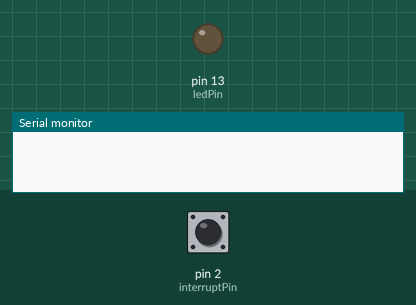
Recording of a sketch running on a simulated Arduino Uno, built with avr-gcc and run on an emulated ATmega328P. Shown: output pins drawn as LEDs (lit = HIGH), the last lines printed to the serial monitor. The test bench sets the inputs (shaded band); at power-on: pin 2 (interruptPin) HIGH.

Above: at 1.2 s.
1.3 s: pin 2 (interruptPin) pulled LOW for 0.15 s
At 1.8 s:
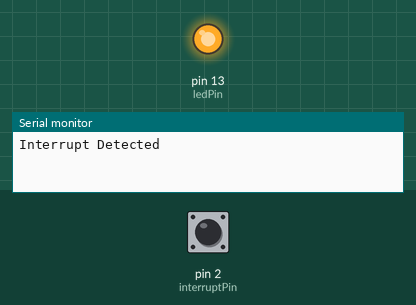
2.9 s: pin 2 (interruptPin) pulled LOW for 1 s
At 4.2 s:
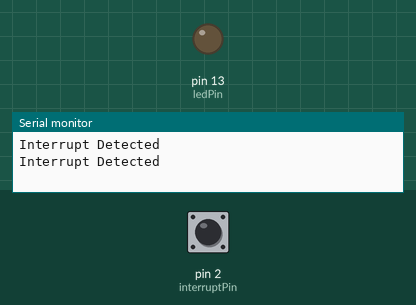
5.4 s: pin 2 (interruptPin) pulled LOW for 3.2 s
At 6.1 s:
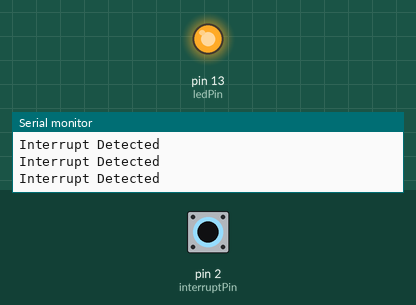
Timing chart, 0 to 8.4 s (numbered marks = the images above; inputs shaded):
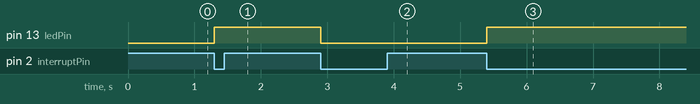

Measured:
- after the input at 1.3 s, pin 13 (ledPin): LOW → HIGH at once
- after the input at 2.9 s, pin 13 (ledPin): HIGH → LOW at once
- after the input at 5.4 s, pin 13 (ledPin): LOW → HIGH at once

The sketch:

interruptions_mega.ino
```cpp
#include "LowPower.h"
const byte ledPin = 13;
const byte interruptPin = 2;
volatile byte state = LOW;

unsigned long previousMillis = 0;
unsigned long previousMillis_blink = 0;

const long interval = 1000;
const long interval_blink=300;

void setup() {
  Serial.begin(9600);
  pinMode(ledPin, OUTPUT);
  pinMode(interruptPin, INPUT_PULLUP);
  attachInterrupt(digitalPinToInterrupt(interruptPin), blink, FALLING);
}

void loop() {


}

void blink() {
    unsigned long currentMillis = millis();
  if (currentMillis - previousMillis >= interval) {

     previousMillis = currentMillis;


           state = !state;
           digitalWrite(ledPin, state);
           Serial.println("Interrupt Detected");


          }


}
```
